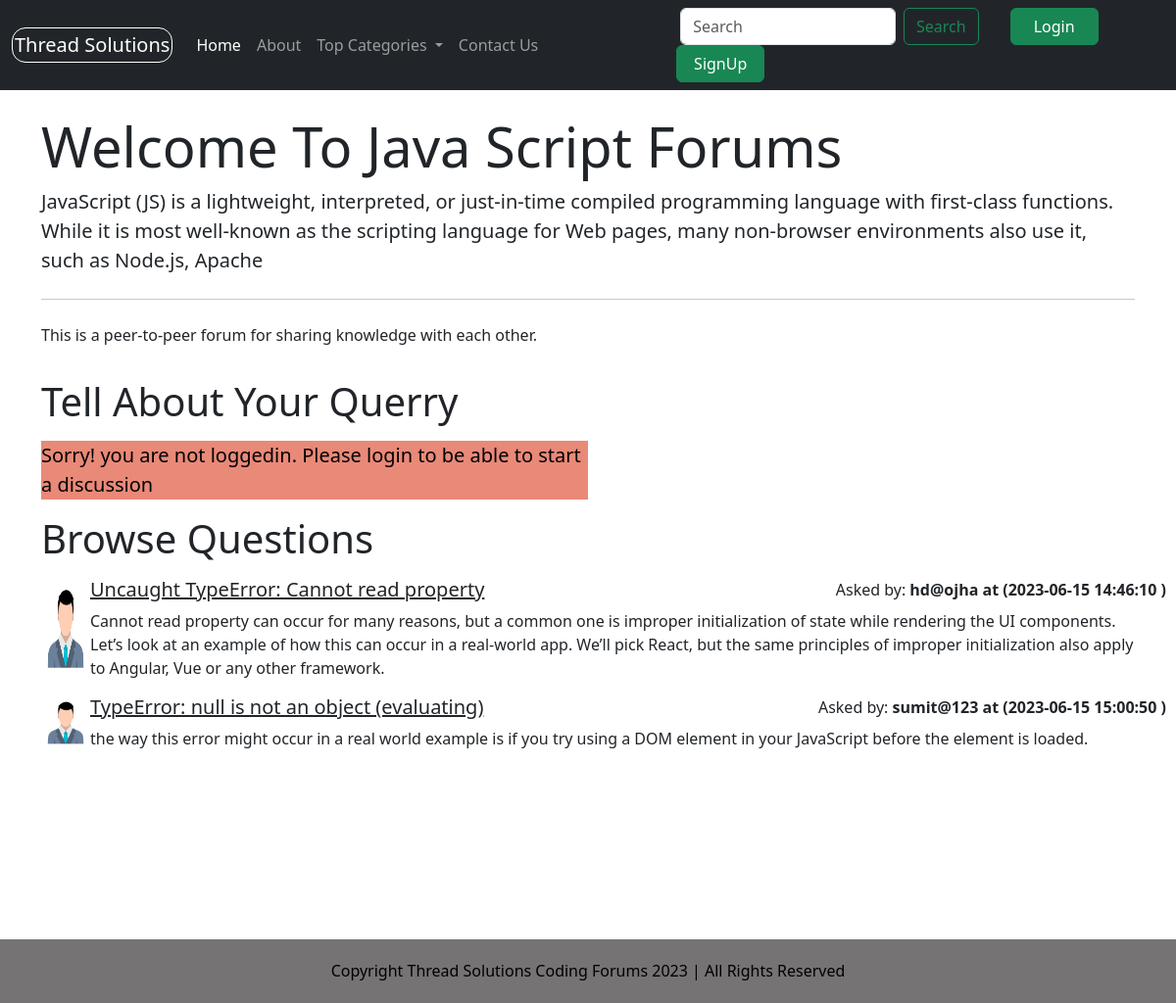
The app's page /threadlist.php?catid=2 with its own data.
### tables this page shows
CREATE TABLE `categories` (
  `category_id` int(8) NOT NULL,
  `category_name` varchar(256) NOT NULL,
  `category_description` text DEFAULT NULL,
  `created` datetime NOT NULL DEFAULT current_timestamp()
);

CREATE TABLE `threads` (
  `thread_id` int(2) NOT NULL,
  `thread_title` varchar(255) NOT NULL,
  `thread_desc` text NOT NULL,
  `thread_cat_id` int(7) NOT NULL,
  `thread_user_id` int(7) NOT NULL,
  `timestamp` datetime NOT NULL DEFAULT current_timestamp()
);

CREATE TABLE `users` (
  `sno` int(8) NOT NULL,
  `user_email` varchar(30) NOT NULL,
  `user_pass` varchar(32) NOT NULL,
  `timestamp` datetime NOT NULL DEFAULT current_timestamp()
);

### threadlist.php (the view, shortened to what this page needs)
<!doctype html>
<html lang="en">
<head>
</head>
<body>
    <?php include 'partials/_dbconnect.php';
    include 'partials/_header.php'; ?>
    <?php
    $id = $_GET['catid'];
    $sql = "SELECT * FROM `categories` WHERE category_id=?";
    $stmt = mysqli_prepare($conn, $sql);
    mysqli_stmt_bind_param($stmt, "i", $id);
    mysqli_stmt_execute($stmt);
    $result = mysqli_stmt_get_result($stmt);
    while ($row = mysqli_fetch_assoc($result)) {
        $catname = $row['category_name'];
        $catdesc = $row['category_description'];
    }
    ?>
    <div class="container J my-4">
        <div class="jumbotron">
            <h1 class="display-4"> Welcome To
                <?php echo $catname; ?> Forums
            </h1>
            <p class="lead">
                <?php echo $catdesc; ?>
            </p>
            <hr class="my-4">
            <p> This is a peer-to-peer forum for sharing knowledge with each other.</p>
        </div>
    </div>
    <?php
    if (isset($_SESSION['loggedin']) && $_SESSION['loggedin'] == true) {
        echo '   <div class="container">
                    <h1>Tell About Your Query</h1>
                    <form action="' . $_SERVER["REQUEST_URI"] . '" method="post">
                        <div class="form-group">
                            <label for="exampleInputEmail1">Problem Title</label>
                            <input type="text" class="form-control" id="title" name="title" aria-describedby="title"
                                placeholder="Enter title" style="width:40%" required>
                            <small id="emailHelp" class="form-text text-muted">Keep Your Title As Short As Crisp As Possible</small>
                        </div>
                        <input type="hidden" name="sno" value="' . $_SESSION["sno"] . ' ">
                        <div class="form-group">
                            <label for="exampleFormControlTextarea1">Ellaborate Your Concern</label>
                            <textarea class="form-control" id="desc" name="desc" rows="5" style="width:40%" required3></textarea>
                        </div>
                            <button type="submit" class="btn btn-success">Submit</button>
                    </form>
                </div>';
    } else {
        echo ' <div class="container">
                <h1 class="py-2">Tell About Your Querry</h1>
                <p class="lead" style="color:black; background-color: rgb(233, 137, 120); width:50%;" >Sorry! you are not loggedin. Please login to be able to start a discussion</p>
                </div>';
    }
    ?>
    <div class="container " id="ques">
        <h1>Browse Questions</h1>
        <?php
        $id = $_GET['catid'];
        $sql = "SELECT * FROM `threads` WHERE thread_cat_id=$id";
        $result = mysqli_query($conn, $sql);
        while ($row = mysqli_fetch_assoc($result)) {
            $id = $row['thread_id'];
            $title = $row['thread_title'];
            $desc = $row['thread_desc'];
            $thread_time = $row['timestamp'];
            $thread_user_id = $row['thread_user_id'];
            $sql2 = "SELECT user_email FROM `users` WHERE sno='$thread_user_id' ";
            $result2 = mysqli_query($conn, $sql2);
            $row2 = mysqli_fetch_assoc($result2);
            echo '<div class="media my-3" style="display:flex;">
                  <img src="vector-users-icon.webp" width=50px class="mr-3 " alt="Loading Error">
                    <div class="media-body">' .
                ' <h5 class="mt-0"><a class="text-dark" href="thread.php?threadid=' . $id . '">' . $title . '</a>
                      </h5>' . $desc . '</div> ' . ' <div class="font-weight-bold my-0" style="position: absolute; right: 10px;">
                       Asked by:   <b>' . $row2['user_email'] . ' at (' . $thread_time . ' )</b>
                   </div>' .
                '</div>';
        }
        ?>
    </div>
    <?php include 'partials/_footer.php'; ?>
</body>
</html>

### threadlist.php (style rules this page uses)
#ques { min-height: 433px; }

### records on screen
categories: category_name "Java Script", category_description "JavaScript (JS) is a lightweight, interpreted, or just-in-time compiled programming language with first-class functions. While it is most well-known as the scripting language for Web pages, many non-browser environments also use it, such as Node.js, Apache"
threads: thread_title "Uncaught TypeError: Cannot read property", thread_desc "Cannot read property can occur for many reasons, but a common one is improper initialization of state while rendering the UI components. Let’s look at an example of how this can occur in a real-world app. We’ll pick React, but the same principles of improper initialization also apply to Angular, Vue or any other framework.", users.user_email "hd@ojha", timestamp "2023-06-15 14:46:10"
threads: thread_title "TypeError: null is not an object (evaluating)", thread_desc "the way this error might occur in a real world example is if you try using a DOM element in your JavaScript before the element is loaded.", users.user_email "sumit@123", timestamp "2023-06-15 15:00:50"
